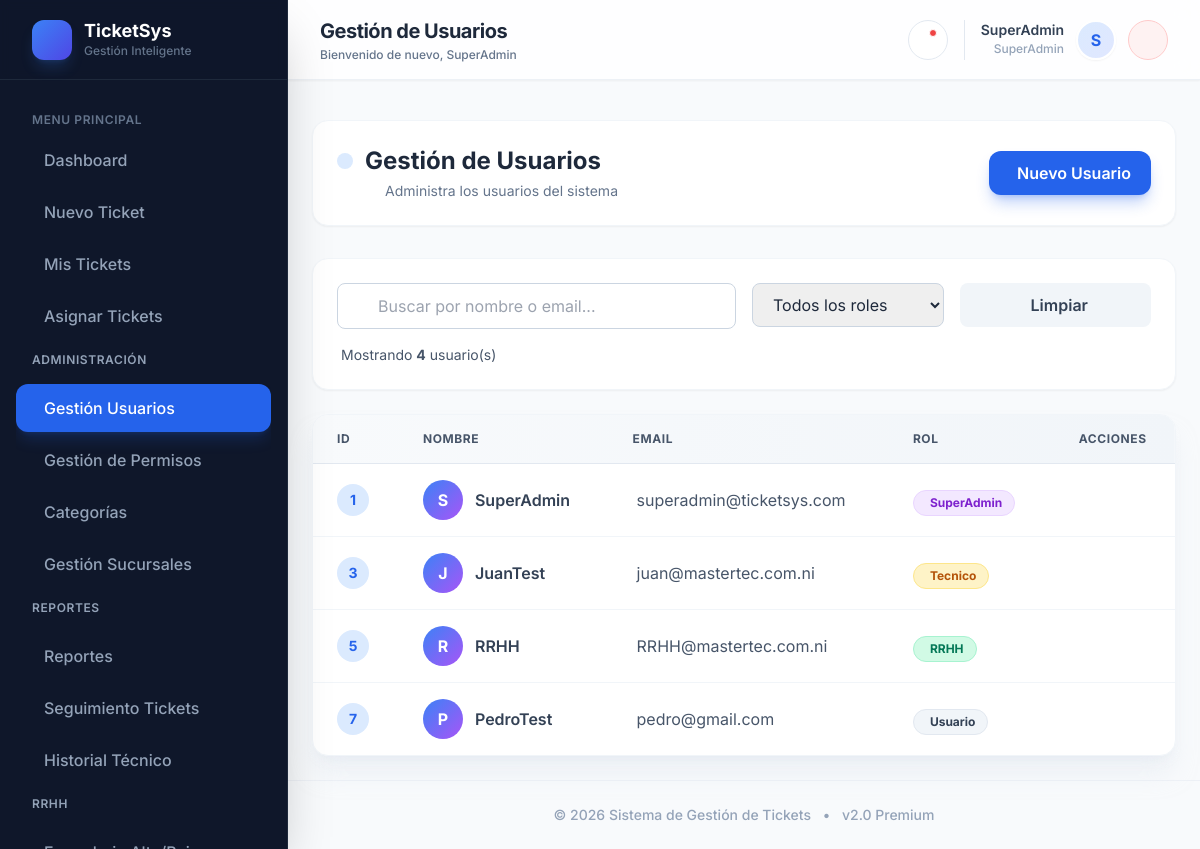
The page /index.php?view=usuarios (signed in) on the database its author committed.
### tables this page shows
CREATE TABLE `usuarios` (
  `id` int(11) NOT NULL AUTO_INCREMENT,
  `nombre_completo` varchar(100) NOT NULL,
  `email` varchar(100) NOT NULL,
  `password` varchar(255) NOT NULL COMMENT 'Hash de la contraseña',
  `rol_id` int(11) NOT NULL,
  `empresa_id` int(11) DEFAULT NULL,
  `sucursal_id` int(11) DEFAULT NULL,
  `fecha_creacion` timestamp NOT NULL DEFAULT current_timestamp(),
  `notifs_email` tinyint(1) DEFAULT 0,
  `notifs_sonido` tinyint(1) DEFAULT 1,
  `empresa_asignada` enum('mastertec','suministros','centro') DEFAULT NULL COMMENT 'Empresa asignada para usuarios RRHH',
  PRIMARY KEY (`id`),
  UNIQUE KEY `email` (`email`),
  KEY `fk_usuario_rol` (`rol_id`),
  KEY `fk_usuario_empresa` (`empresa_id`),
  KEY `fk_usuario_sucursal` (`sucursal_id`),
  CONSTRAINT `fk_usuario_empresa` FOREIGN KEY (`empresa_id`) REFERENCES `empresas` (`id`) ON DELETE SET NULL,
  CONSTRAINT `fk_usuario_rol` FOREIGN KEY (`rol_id`) REFERENCES `roles` (`id`) ON UPDATE CASCADE,
  CONSTRAINT `fk_usuario_sucursal` FOREIGN KEY (`sucursal_id`) REFERENCES `sucursales` (`id`) ON DELETE SET NULL
);

CREATE TABLE `roles` (
  `id` int(11) NOT NULL AUTO_INCREMENT,
  `nombre` varchar(50) NOT NULL COMMENT 'Nombre del rol (SuperAdmin, Admin, Tecnico, Gerencia, RRHH, Usuario)',
  `descripcion` text DEFAULT NULL COMMENT 'Descripción de los permisos del rol',
  PRIMARY KEY (`id`)
);

### seccion_gestion_usuarios.php (the view, shortened to what this page needs)
<div class="p-6 flex-1">
    <div
        class="bg-white rounded-2xl p-6 shadow-sm border border-slate-100 mb-8 flex flex-col md:flex-row items-center justify-between gap-4">
        <div>
            <h2 class="text-2xl font-bold text-slate-800 flex items-center gap-3">
                <span class="p-2 bg-blue-100 text-blue-600 rounded-lg">
                </span>
                Gestión de Usuarios
            </h2>
            <p class="text-slate-500 text-sm mt-1 ml-12">Administra los usuarios del sistema</p>
        </div>
        <a href="index.php?view=crear_usuario"
            class="group px-5 py-2.5 bg-blue-600 hover:bg-blue-700 text-white font-semibold rounded-xl transition-all shadow-lg shadow-blue-600/30 hover:shadow-blue-600/40 flex items-center gap-2">
            <span>Nuevo Usuario</span>
        </a>
    </div>
    <div class="bg-white rounded-2xl p-6 shadow-sm border border-slate-100 mb-6">
        <div class="grid grid-cols-1 md:grid-cols-4 gap-4">
            <div class="md:col-span-2">
                <div class="relative">
                    <input type="text" id="busquedaUsuarios" placeholder="Buscar por nombre o email..."
                        class="w-full pl-10 pr-4 py-2.5 border border-slate-300 rounded-lg focus:ring-2 focus:ring-blue-500 focus:border-blue-500 transition-all"
                        onkeyup="filtrarTabla()">
                </div>
            </div>
            <div>
                <select id="filtroRol" onchange="filtrarTabla()"
                    class="w-full px-4 py-2.5 border border-slate-300 rounded-lg focus:ring-2 focus:ring-blue-500 focus:border-blue-500 transition-all">
                    <option value="">Todos los roles</option>
                </select>
            </div>
            <div>
                <button onclick="limpiarFiltros()"
                    class="w-full px-4 py-2.5 bg-slate-100 hover:bg-slate-200 text-slate-700 font-semibold rounded-lg transition-all flex items-center justify-center gap-2">
                    Limpiar
                </button>
            </div>
        </div>
        <div class="mt-4 flex items-center justify-between text-sm">
            <span id="contadorResultados" class="text-slate-600"></span>
        </div>
    </div>
    <div class="bg-white rounded-2xl shadow-xl shadow-slate-200/50 border border-slate-100 overflow-hidden">
        <div class="overflow-x-auto">
            <table class="w-full text-left border-collapse">
                <thead>
                    <tr class="bg-gradient-to-r from-slate-50 to-slate-100 border-b border-slate-200">
                        <th class="px-6 py-4 text-xs font-bold text-slate-600 uppercase tracking-wider">ID</th>
                        <th class="px-6 py-4 text-xs font-bold text-slate-600 uppercase tracking-wider">Nombre</th>
                        <th class="px-6 py-4 text-xs font-bold text-slate-600 uppercase tracking-wider">Email</th>
                        <th class="px-6 py-4 text-xs font-bold text-slate-600 uppercase tracking-wider">Rol</th>
                        <th class="px-6 py-4 text-xs font-bold text-slate-600 uppercase tracking-wider text-center">
                            Acciones</th>
                    </tr>
                </thead>
                <tbody class="divide-y divide-slate-100">
                    <?php if (empty($usuarios)): ?>
                        <tr>
                            <td colspan="5" class="px-6 py-12 text-center text-slate-500">
                                <i class="ri-user-search-line text-4xl mb-2 block text-slate-300"></i>
                                No hay usuarios registrados
                            </td>
                        </tr>
                    <?php else: ?>
                        <?php foreach ($usuarios as $u): ?>
                            <tr class="hover:bg-slate-50 transition-colors group">
                                <td class="px-6 py-4">
                                    <span
                                        class="inline-flex items-center justify-center w-8 h-8 rounded-full bg-blue-100 text-blue-600 font-bold text-sm">
                                        <?php echo $u['id']; ?>
                                    </span>
                                </td>
                                <td class="px-6 py-4">
                                    <div class="flex items-center gap-3">
                                        <div
                                            class="w-10 h-10 rounded-full bg-gradient-to-br from-blue-500 to-purple-500 flex items-center justify-center text-white font-bold">
                                            <?php echo strtoupper(substr($u['nombre'], 0, 1)); ?>
                                        </div>
                                        <span
                                            class="font-semibold text-slate-700"><?php echo htmlspecialchars($u['nombre']); ?></span>
                                    </div>
                                </td>
                                <td class="px-6 py-4 text-slate-600">
                                    <?php echo htmlspecialchars($u['email']); ?>
                                </td>
                                <td class="px-6 py-4">
                                    <?php
                                    $rol_colors = [
                                        'SuperAdmin' => 'bg-purple-100 text-purple-700 border-purple-200',
                                        'Admin' => 'bg-blue-100 text-blue-700 border-blue-200',
                                        'RRHH' => 'bg-emerald-100 text-emerald-700 border-emerald-200',
                                        'Tecnico' => 'bg-amber-100 text-amber-700 border-amber-200',
                                        'Usuario' => 'bg-slate-100 text-slate-700 border-slate-200'
                                    ];
                                    $rol_class = $rol_colors[$u['rol']] ?? 'bg-slate-100 text-slate-700 border-slate-200';
                                    ?>
                                    <span
                                        class="inline-flex items-center px-3 py-1 rounded-full text-xs font-bold border <?php echo $rol_class; ?>">
                                        <?php echo htmlspecialchars($u['rol']); ?>
                                    </span>
                                </td>
                                <td class="px-6 py-4">
                                    <div class="flex items-center justify-center gap-2">
                                        <a href="index.php?view=editar_usuario&id=<?php echo $u['id']; ?>"
                                            class="p-2 text-blue-600 hover:bg-blue-50 rounded-lg transition-all"
                                            title="Editar Usuario">
                                        </a>
                                        <?php if ($u['rol'] === 'RRHH'): ?>
                                            <a href="asignar_empresa_usuario.php?usuario_id=<?php echo $u['id']; ?>"
                                                class="p-2 text-teal-600 hover:bg-teal-50 rounded-lg transition-all"
                                                title="Asignar Empresa">
                                            </a>
                                        <?php endif; ?>
                                        <button
                                            onclick="confirmarEliminar(<?php echo $u['id']; ?>, '<?php echo htmlspecialchars($u['nombre'], ENT_QUOTES); ?>')"
                                            class="p-2 text-red-600 hover:bg-red-50 rounded-lg transition-all"
                                            title="Eliminar Usuario">
                                        </button>
                                    </div>
                                </td>
                            </tr>
                        <?php endforeach; ?>
                    <?php endif; ?>
                </tbody>
            </table>
        </div>
    </div>
</div>

### contenedor_0_base.php (style rules this page uses)
body { font-family: 'Inter', sans-serif; background: #f8fafc; background-image: radial-gradient(at 0% 0%, hsla(253, 16%, 7%, 0) 0, transparent 50%), radial-gradient(at 50% 0%, hsla(225, 39%, 30%, 0) 0, transparent 50%), radial-gradient(at 100% 0%, hsla(339, 49%, 30%, 0) 0, transparent 50%); background-attachment: fixed; }

### rows shown on the page
usuarios: id "1", nombre_completo "S", nombre_completo "SuperAdmin", email "superadmin@ticketsys.com", rol.nombre "SuperAdmin"
usuarios: id "3", nombre_completo "J", nombre_completo "JuanTest", email "juan@mastertec.com.ni", rol.nombre "Tecnico"
usuarios: id "5", nombre_completo "R", nombre_completo "RRHH", email "RRHH@mastertec.com.ni", rol.nombre "RRHH"
usuarios: id "7", nombre_completo "P", nombre_completo "PedroTest", email "pedro@gmail.com", rol.nombre "Usuario"

### other values the page prints
$titles[$view] "Gestión de Usuarios"
$nombre_usuario "SuperAdmin"
$rol_usuario "SuperAdmin"
substr($nombre_usuario, 0, 1) "S"
$enlace['label'] "Dashboard"
$enlace['label'] "Nuevo Ticket"
$enlace['label'] "Mis Tickets"
$enlace['label'] "Asignar Tickets"
$grupo "ADMINISTRACIÓN"
$enlace['label'] "Gestión Usuarios"
$enlace['label'] "Gestión de Permisos"
$enlace['label'] "Categorías"
$enlace['label'] "Gestión Sucursales"
$grupo "REPORTES"
$enlace['label'] "Reportes"
